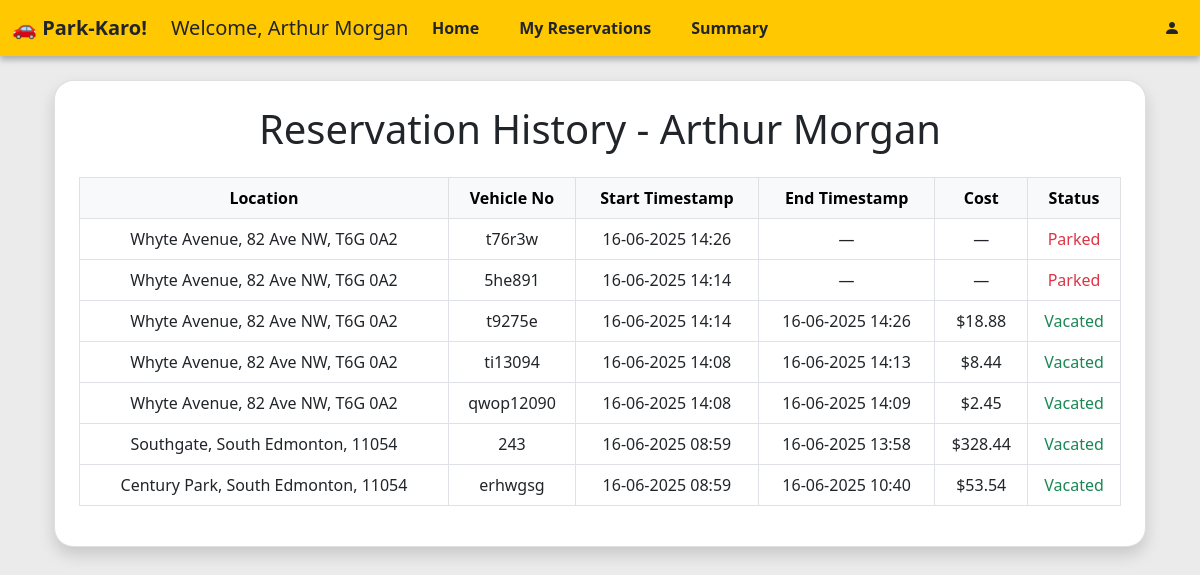
Page /admin/user/1/reservations on the committed database.
### models/user.py (models this page shows, shortened)
class User(db.Model):
    __tablename__ = 'user'
    id = db.Column(db.Integer, primary_key=True)
    email = db.Column(db.String(120), unique=True, nullable=False)
    password = db.Column(db.String(200), nullable=False)
    name = db.Column(db.String(50), nullable=False)
    phone = db.Column(db.String(15), nullable=True)
    address = db.Column(db.String(200), nullable=True)
    pincode = db.Column(db.String(10), nullable=True)
    is_admin = db.Column(db.Boolean, default=False)
    reservations = db.relationship('Reserve', backref='user', lazy=True)

### models/lot.py (models this page shows)
class Lot(db.Model):
    __tablename__ = 'parkinglot'
    id = db.Column(db.Integer, primary_key=True)
    name = db.Column(db.String(50), nullable=False)
    price_per_hour = db.Column(db.Float, nullable=False)
    address = db.Column(db.String(200), nullable=False)
    pincode = db.Column(db.String(10), nullable=False)
    total_spots = db.Column(db.Integer, nullable=False)
    spots = db.relationship('Spot', backref='lot', lazy=True)

### models/reserve.py (models this page shows)
class Reserve(db.Model):
    __tablename__ = 'reserve'
    id = db.Column(db.Integer, primary_key=True)
    spot_id = db.Column(db.Integer, db.ForeignKey('parkingspot.id'), nullable=False)
    user_id = db.Column(db.Integer, db.ForeignKey('user.id'), nullable=False)
    start_time = db.Column(db.DateTime, nullable=False)
    end_time = db.Column(db.DateTime, nullable=True)
    cost_per_hour = db.Column(db.Float, nullable=False)
    vehicle_number = db.Column(db.String(20), nullable=False)

### controllers/auth.py (the view)
@api.route("/admin/user/<int:user_id>/reservations")
def user_parking_history(user_id):
    user = User.query.get_or_404(user_id)
    reservations = [
        {
            "id": r.id,
            "location": r.spot.lot.name,
            "address": r.spot.lot.address,
            "pincode": r.spot.lot.pincode,
            "vehicle_number": r.vehicle_number,
            "start_time": r.start_time,
            "end_time": r.end_time,
            "cost_per_hour": r.cost_per_hour
        }
        for r in Reserve.query.filter_by(user_id=user_id).order_by(Reserve.start_time.desc()).all()
    ]
    return render_template("admin/user_history.html", user=user, reservations=reservations)

### app.py (called while the page is built)
def create_app():
    app = Flask(__name__)
    app.config['SQLALCHEMY_DATABASE_URI'] = 'sqlite:///parking.db'
    app.config['SQLALCHEMY_TRACK_MODIFICATIONS'] = False
    app.secret_key = "shh-its-a-secret"
    db.init_app(app)
    from models import lot, spot, reserve, user
    with app.app_context():
        db.create_all()
        if not User.query.filter_by(id=0).first():
            db.session.add(User(
                id=0,
                name='admin',
                email='admin@email.com',
                password=generate_password_hash('admin'),
                is_admin=True,
            ))
            db.session.commit()
    app.register_blueprint(auth_api)
    @app.route("/")
    def home():
        return render_template("home.html")
    @app.context_processor
    def inject_request():
        return dict(request=request)
    return app

### templates/admin/user_history.html (shortened to what this page needs)
{% extends "dash_layout.html" %}
{% block content %}
<div class="container mt-4">
  <div class="card shadow rounded p-4">
    <h1 class="mb-4 fw-normal text-center">Reservation History - {{ user.name }}</h1>
    {% if reservations %}
    <div class="table-responsive">
      <table class="table table-bordered table-hover">
        <thead class="table-light text-center">
          <tr>
            <th>Location</th>
            <th>Vehicle No</th>
            <th>Start Timestamp</th>
            <th>End Timestamp</th>
            <th>Cost</th>
            <th>Status</th>
          </tr>
        </thead>
        <tbody class="text-center">
          {% for r in reservations %}
          <tr>
            <td>{{ r.location }}, {{r.address}}, {{r.pincode}}</td>
            <td>{{ r.vehicle_number }}</td>
            <td>{{ r.start_time.strftime('%d-%m-%Y %H:%M') }}</td>
            <td>
              {% if r.end_time %}
                {{ r.end_time.strftime('%d-%m-%Y %H:%M') }}
              {% else %}
                  —
              {% endif %}
            </td>
            <td>
              {% if r.end_time %}
                  ${{ ( (r.end_time - r.start_time).total_seconds() / 3600 * r.cost_per_hour ) | round(2) }}
              {% else %}
                  —
              {% endif %}
            </td>
            <td>
              {% if not r.end_time %}
                <span class="text-danger">Parked</span>
            {% else %}
                <span class="text-success">Vacated</span>
            {% endif %}
            </td>
          </tr>
          {% endfor %}
        </tbody>
      </table>
    </div>
    {% else %}
      <p class="text-center text-muted">This user has not made any reservations yet.</p>
    {% endif %}
  </div>
</div>
{% endblock %}

### templates/dash_layout.html (shortened to what this page needs)
<!DOCTYPE html>
<html lang="en">
<head>
    <link href="https://cdn.jsdelivr.net/npm/bootstrap@5.0.2/dist/css/bootstrap.min.css" rel="stylesheet">
    <link href="https://cdn.jsdelivr.net/npm/bootstrap-icons@1.10.5/font/bootstrap-icons.css" rel="stylesheet">
</head>
<body>
{% set is_admin = session.get('is_admin') %}
{% set current_path = request.path %}
<nav class="navbar navbar-expand-lg" style="background-color: #ffc800; box-shadow: 0 4px 6px rgba(0, 0, 0, 0.264); position: relative;">
  <div class="container-fluid">
    {% if is_admin %}
    <a class="navbar-brand text-dark fw-bold" href="/admin/dashboard">🚗 Park-Karo!</a>
    <p class="text-danger lead ms-2 mb-0">Admin</p>
    {% else %}
    <a class="navbar-brand text-dark fw-bold" href="/user/dashboard">🚗 Park-Karo!</a>
    {% if user is defined %}
    <p class="text-dark lead ms-2 mb-0">Welcome, {{user.name}}</p>
    {% endif %}
    {% endif %}
    <div class="navbar-center position-absolute top-50 start-50 translate-middle">
      <ul class="navbar-nav d-flex flex-row gap-4">
      <li class="nav-item">
        <a class="nav-link fw-bold text-dark
          "
          href="{{ '/admin/dashboard' if is_admin else '/user/dashboard' }}">
          Home
        </a>
      </li>
      {% if not is_admin %}
        <li class="nav-item">
          <a class="nav-link fw-bold text-dark {% if current_path == '/user/reservations' %}active bg-secondary rounded{% endif %}" href="/user/reservations">My Reservations</a>
        </li>
      {% endif %}
      <li class="nav-item">
        <a class="nav-link fw-bold text-dark
          "
          href="{{ '/admin/dashboard/summary' if is_admin else '/user/dashboard/summary' }}">
          Summary
        </a>
      </li>
      </ul>
    </div>
    <ul class="navbar-nav ms-auto ">
      <li class="nav-item dropdown">
        <a class="nav-link text-dark" href="#" id="profileDropdown" role="button" data-bs-toggle="dropdown" aria-expanded="false">
          <i class="bi bi-person-fill"></i>
        </a>
      </li>
    </ul>
  </div>
</nav>
<div class="container mt-4">
    {% block content %}
    {% endblock %}
</div>
</body>
</html>

### templates/admin/user_history.html (style rules this page uses)
body { background-color: #ebebeb; }
.card { border-radius: 1.2rem !important; }
.card.shadow { box-shadow: 0 4px 12px rgba(0, 0, 0, 0.1); }

### rows in the picture
User: name "Arthur Morgan"
Lot: location "Whyte Avenue" "Whyte Avenue" "Whyte Avenue" "Whyte Avenue" "Whyte Avenue", address "82 Ave NW" "82 Ave NW" "82 Ave NW" "82 Ave NW" "82 Ave NW", pincode "T6G 0A2" "T6G 0A2" "T6G 0A2" "T6G 0A2" "T6G 0A2"
Reserve: vehicle_number "t76r3w", start_time "16-06-2025 14:26"
Reserve: vehicle_number "5he891", start_time "16-06-2025 14:14"
Reserve: vehicle_number "t9275e", start_time "16-06-2025 14:14", end_time "16-06-2025 14:26", end_time+start_time+cost_per_hour "18.88"
Reserve: vehicle_number "ti13094", start_time "16-06-2025 14:08", end_time "16-06-2025 14:13", end_time+start_time+cost_per_hour "8.44"
Reserve: vehicle_number "qwop12090", start_time "16-06-2025 14:08", end_time "16-06-2025 14:09", end_time+start_time+cost_per_hour "2.45"
Lot: location "Southgate", address "South Edmonton", pincode "11054"
Reserve: vehicle_number "243", start_time "16-06-2025 08:59", end_time "16-06-2025 13:58", end_time+start_time+cost_per_hour "328.44"
Lot: location "Century Park", address "South Edmonton", pincode "11054"
Reserve: vehicle_number "erhwgsg", start_time "16-06-2025 08:59", end_time "16-06-2025 10:40", end_time+start_time+cost_per_hour "53.54"
